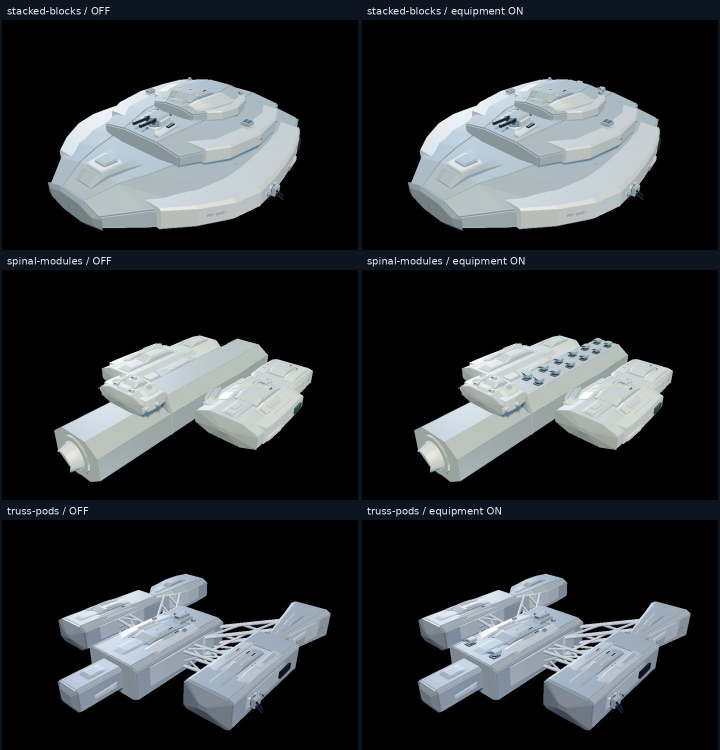
#> input picture qa/v1.8.5.4.2/representative-ships.jpg, 1440 x 1500 px, given in place of 470-off-top.png, which was not available (shown at 1/2 size)
$ python compose-equipment.py
#> lines starting #> are read from the running program, lines starting #| are printed output that depends on the picture; pictures that were not available may be replaced by others from this repository, and a replacement may not be noted
from PIL import Image,ImageDraw,ImageFont,ImageChops
import json,hashlib
from pathlib import Path
p=Path('qa/v1.8.5.4.2');font=ImageFont.truetype('/usr/share/fonts/truetype/dejavu/DejaVuSans.ttf',20)
def sheet(name,rows):
#> called with name = '470-battery-before-after.jpg'
 w,h=720,500;im=Image.new('RGB',(w*2,h*len(rows)),(13,22,31));d=ImageDraw.Draw(im)
#> after `im = Image.new('RGB', (w * 2, h * len(rows)), (13, 22, 31))`:
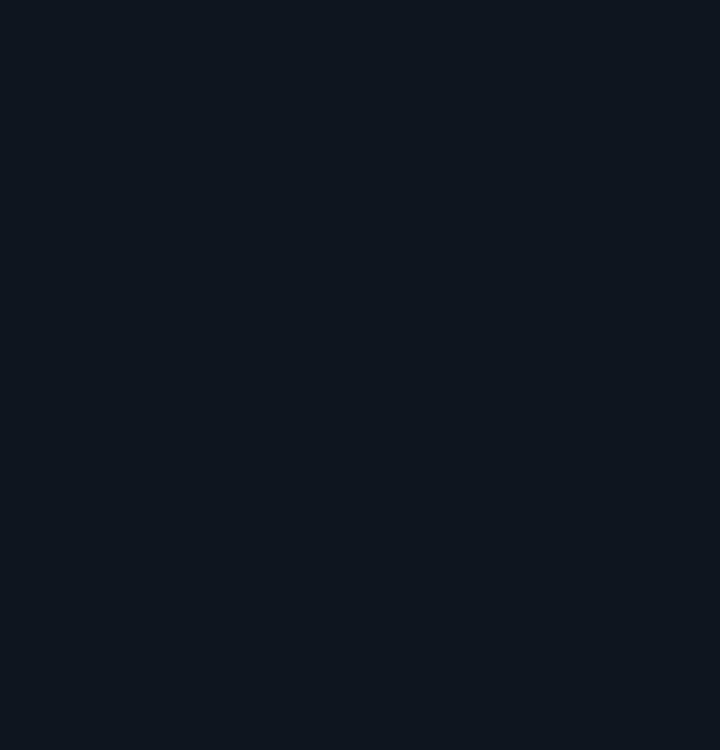
#> im: PIL image 1440x1500 RGB (shown at 1/2 size); mean R, G, B 13, 22, 31
 for j,row in enumerate(rows):
  for i,(file,label) in enumerate(row):
   x=Image.open(p/file).convert('RGB');x.thumbnail((w,h-40));im.paste(x,(i*w+(w-x.width)//2,j*h+40));d.text((i*w+14,j*h+10),label,font=font,fill=(221,234,245))
#> in sheet, x is the input picture: PIL image 1440x1500 RGB; mean R, G, B 49, 52.7, 55
#> after `x.thumbnail((w, h - 40))`:
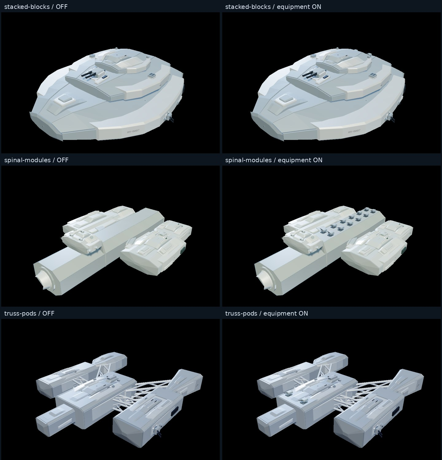
#> x: PIL image 442x460 RGB; mean R, G, B 49.1, 52.8, 55
#> after `im.paste(x, (i * w + (w - x.width) // 2, j * h + 40))`:
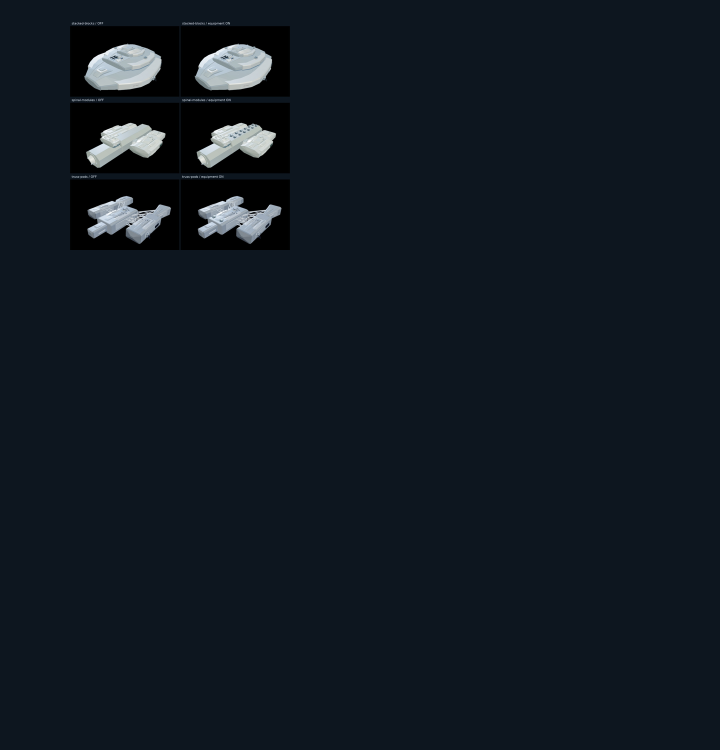
#> im: PIL image 1440x1500 RGB (shown at 1/2 size); mean R, G, B 16.4, 24.9, 33.3
 im.save(p/name,quality=88)
#> (the run stopped early here; a loop or call above may not have finished)
